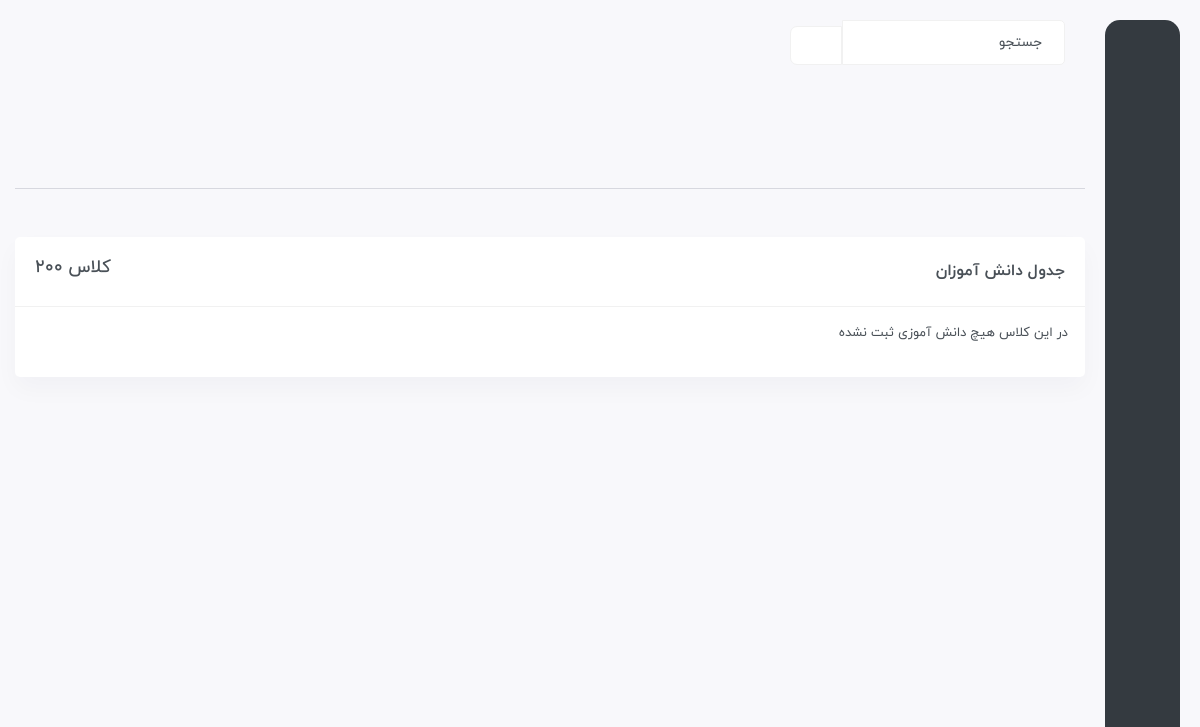
The app's page /class-room/200/صبح (signed in), older data.
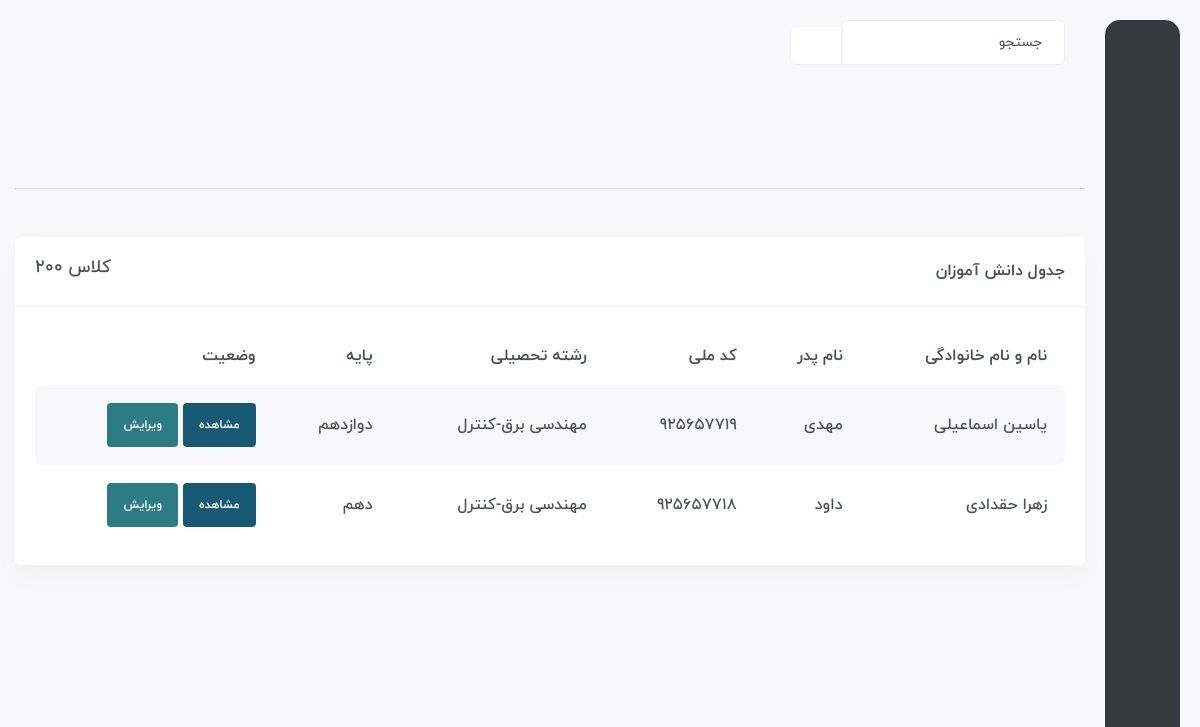
The same page, newer data.
### Student/models.py (models this page shows, shortened)
class Student(models.Model):
    full_name = models.CharField(max_length=200)
    father_name = models.CharField(max_length=100)
    id_code = models.IntegerField(unique=True)
    class_id = models.ForeignKey(Class, on_delete=models.CASCADE)
    reshte = models.ForeignKey(Reshte, on_delete=models.CASCADE)
    level = models.CharField(choices=LEVEL, max_length=8)
    level_up = models.BooleanField(default=False)
    date = models.DateField()
    usn = models.CharField(primary_key=True, max_length=200)
    zang = models.BooleanField(choices=ZANG, null=True, blank=True)
    objects = Manager()
    def get_absolute_url(self):
        return reverse('student:student',args=[self.id_code])

class Reshte(models.Model):
    name = models.CharField(max_length=100)
    def __str__(self):
        return self.name

### Student/views.py (the view)
class ClassRoomView(LoginRequiredMixin, generic.View):
    login_url = 'account:login'
    template_name = 'class-room.html'
    def get(self, request, *args, **kwargs):
        number = kwargs.get('number')
        shift = kwargs.get('shift')
        students_in_class_room = models.Student.objects.filter(class_id__number=number, class_id__shift=shift).all()
        return render(request, self.template_name, {'student_class_room': students_in_class_room, 'class': number})

### Student/templates/class-room.html (shortened to what this page needs)
﻿{% extends 'base.html' %}
{% block body %}
	<div id="main-wrapper">
	    <div class="content-body">
		<div class="container">
			<hr class="text-secondary mb-5 mt-5">
		    <div class="row">
			<div class="col-xxl-12">
			    <div class="card">
				<div class="card-header">
					<div>
						<h4 class="card-title">جدول دانش آموزان  </h4>
					</div>
					<h4 class="text-left">کلاس {{ class }}</h4>
				</div>
				{% if student_class_room %}
				<div class="card-body">
				    <div class="table-responsive">
					<table class="table table-striped responsive-table">
					    <thead>
						<tr>
						    <th>نام و نام خانوادگی</th>
						    <th>نام پدر</th>
						    <th>کد ملی</th>
						    <th>رشته تحصیلی</th>
						    <th>پایه</th>
						    <th>وضعیت</th>
						</tr>
					    </thead>
					    <tbody>
						{% for s in student_class_room %}
							<tr>
								<td><span class="danger-arrow">{{ s.full_name }} </span>
								</td>
								<td>
									{{ s.father_name }}
								</td>
								<td>
									{{ s.id_code }}
								</td>
								<td>
									{{ s.reshte }}
								</td>
								<td>{{ s.level }}</td>
								<td>
									<div class="badge p-3 bg-primary"><a href="{{ s.get_absolute_url }}" class="text-white">مشاهده</a></div>
									<div class="badge p-3 bg-warning"><a href="{% url 'student:student-edit' s.full_name s.id_code %}" class="text-white">ویرایش</a></div>
								</td>
							</tr>
						{% endfor %}
					    </tbody>
					</table>
				    </div>
				</div>
				{% else %}
					<div class="alert">
						در این کلاس هیچ دانش آموزی ثبت نشده
					</div>
				{% endif %}
			    </div>
			</div>
		    </div>
		</div>
	    </div>
	</div>
{% endblock %}

Row changes from the older to the newer data that the page shows:
added Student: full_name "یاسین اسماعیلی", father_name "مهدی", id_code "925657719", reshte "مهندسی برق-کنترل", level "دوازدهم"
added Student: full_name "زهرا حقدادی", father_name "داود", id_code "925657718", reshte "مهندسی برق-کنترل", level "دهم"
Text that changed along with them:
text no longer shown: "در این کلاس هیچ دانش آموزی ثبت نشده"
text now shown: "نام و نام خانوادگی نام پدر کد ملی رشته تحصیلی پایه وضعیت"
